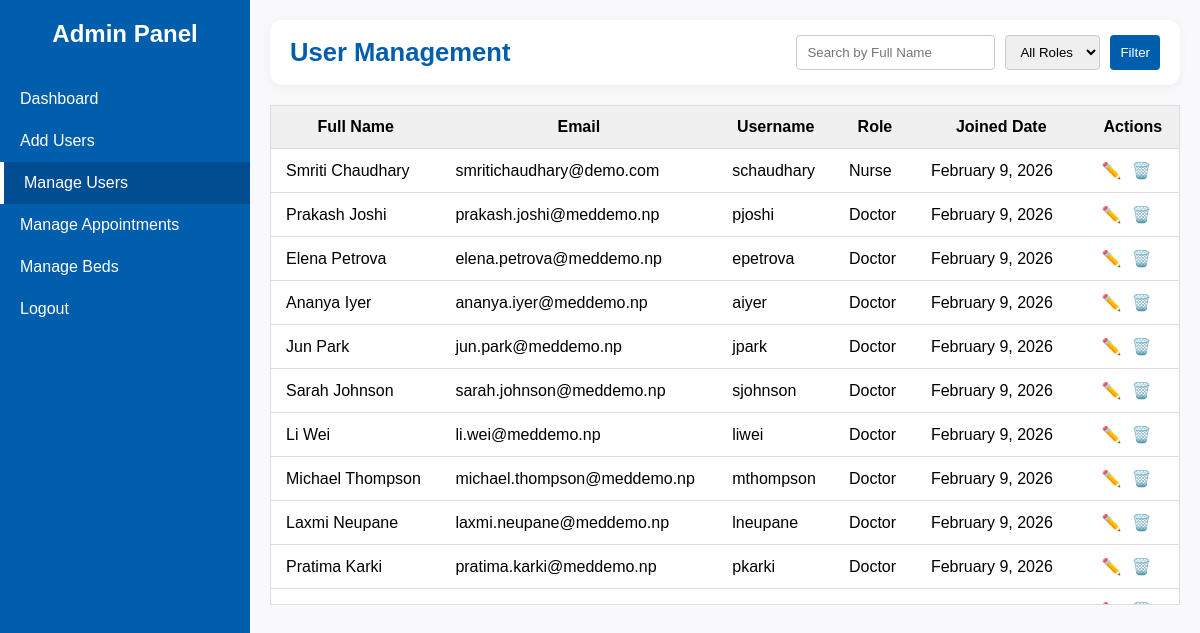
/Admin/manage_users.php (signed in), run on the app's committed database.
### tables this page shows
CREATE TABLE `users` (
  `user_id` int NOT NULL,
  `username` varchar(50) NOT NULL,
  `password` varchar(255) NOT NULL,
  `role` enum('patient','doctor','nurse','admin') NOT NULL,
  `created_at` timestamp NULL DEFAULT CURRENT_TIMESTAMP
);

### src/Admin/manage_users.php (the view, shortened to what this page needs)
<?php
include("../config/db.php");
$search = "";
$sql = "SELECT u.user_id, u.username, u.role, u.created_at,
        COALESCE(d.name, p.name, n.name, a.name) AS full_name,
        COALESCE(d.email, p.email, n.email, a.email) AS email
        FROM users u
        LEFT JOIN doctors d ON u.user_id = d.user_id
        LEFT JOIN patients p ON u.user_id = p.user_id
        LEFT JOIN nurses n ON u.user_id = n.user_id
        LEFT JOIN admins a ON u.user_id = a.user_id
        WHERE 1=1";
$sql .= " ORDER BY u.created_at DESC";
$stmt = $conn->prepare($sql);
$stmt->execute();
$result = $stmt->get_result();
?>
<!DOCTYPE html>
<html lang="en">
<head>
</head>
<body>
<div class="sidebar">
  <h2>Admin Panel</h2>
      <a href="admin_dashboard.php" >Dashboard</a>
    <a href="create_user.php">Add Users</a>
    <a href="manage_users.php" class="active">Manage Users</a>
    <a href="manage_appointments.php">Manage Appointments</a>
    <a href="manage_beds.php">Manage Beds</a>
    <a href="../auth/logout.php">Logout</a>
</div>
<div class="main">
  <div class="topbar">
    <h1>User Management</h1>
    <div class="filter-bar">
      <form method="get">
        <input type="text" name="search" placeholder="Search by Full Name" value="<?php echo htmlspecialchars($search); ?>">
        <select name="role">
          <option value="">All Roles</option>
        </select>
        <button type="submit">Filter</button>
      </form>
    </div>
  </div>
  <div class="table-container">
    <table>
      <thead>
        <tr>
          <th>Full Name</th>
          <th>Email</th>
          <th>Username</th>
          <th>Role</th>
          <th>Joined Date</th>
          <th>Actions</th>
        </tr>
      </thead>
      <tbody>
        <?php
        if ($result && $result->num_rows > 0) {
            while ($row = $result->fetch_assoc()) {
                echo "<tr>";
                echo "<td>" . htmlspecialchars($row['full_name'] ?? '-') . "</td>";
                echo "<td>" . htmlspecialchars($row['email'] ?? '-') . "</td>";
                echo "<td>" . htmlspecialchars($row['username']) . "</td>";
                echo "<td>" . htmlspecialchars(ucfirst($row['role'])) . "</td>";
                echo "<td>" . date("F j, Y", strtotime($row['created_at'])) . "</td>";
                echo "<td class='actions'>";
                echo "<a href='edit_user.php?id=" . $row['user_id'] . "'>✏️</a>";
                echo "<a href='javascript:void(0);' onclick='confirmDelete(" . $row['user_id'] . ")' class='delete'>🗑️</a>";
                echo "</td>";
                echo "</tr>";
            }
        } else {
            echo "<tr><td colspan='6'>No users found.</td></tr>";
        }
        ?>
      </tbody>
    </table>
  </div>
</div>
</body>
</html>

### src/Admin/manage_users.php (style rules this page uses)
* { margin: 0; padding: 0; box-sizing: border-box; font-family: Arial, sans-serif; }
body { display: flex; height: 100vh; background: #f9f9fb; }
.sidebar { width: 250px; background: #015eac; color: #fff; padding: 20px 0; }
.sidebar h2 { text-align: center; margin-bottom: 30px; }
.sidebar a { display: block; padding: 12px 20px; color: #fff; text-decoration: none; }
.sidebar a:hover, .sidebar a.active { background: #004d91; border-left: 4px solid #fff; }
.main { flex: 1; padding: 20px; overflow-y: auto; }
.topbar { background: #fff; padding: 15px 20px; margin-bottom: 20px; border-radius: 12px; display: flex; justify-content: space-between; align-items: center; box-shadow: 0 2px 10px rgba(0,0,0,0.05); }
.topbar h1 { color: #015eac; font-size: 1.6rem; }
.filter-bar form { display: flex; gap: 10px; }
.filter-bar input, .filter-bar select, .filter-bar button { padding: 8px 10px; border: 1px solid #ccc; border-radius: 4px; }
.filter-bar button { background: #015eac; color: #fff; border: none; cursor: pointer; }
.table-container { max-height: 500px; overflow-y: auto; border: 1px solid #ddd; }
table { border-collapse: collapse; width: 100%; background: #fff; }
th, td { padding: 12px 15px; border-bottom: 1px solid #ddd; }
thead th { background: #f0f0f0; position: sticky; top: 0; }
.actions a { margin-right: 10px; text-decoration: none; color: #015eac; }
.actions a.delete { color: #f31026; }

### data on the page
users: full_name "Smriti Chaudhary", email "smritichaudhary@demo.com", username "schaudhary", role "Nurse", created_at "February 9, 2026"
users: full_name "Prakash Joshi", email "prakash.joshi@meddemo.np", username "pjoshi", role "Doctor", created_at "February 9, 2026"
users: full_name "Elena Petrova", email "elena.petrova@meddemo.np", username "epetrova", role "Doctor", created_at "February 9, 2026"
users: full_name "Ananya Iyer", email "ananya.iyer@meddemo.np", username "aiyer", role "Doctor", created_at "February 9, 2026"
users: full_name "Jun Park", email "jun.park@meddemo.np", username "jpark", role "Doctor", created_at "February 9, 2026"
users: full_name "Sarah Johnson", email "sarah.johnson@meddemo.np", username "sjohnson", role "Doctor", created_at "February 9, 2026"
users: full_name "Li Wei", email "li.wei@meddemo.np", username "liwei", role "Doctor", created_at "February 9, 2026"
users: full_name "Michael Thompson", email "michael.thompson@meddemo.np", username "mthompson", role "Doctor", created_at "February 9, 2026"
users: full_name "Laxmi Neupane", email "laxmi.neupane@meddemo.np", username "lneupane", role "Doctor", created_at "February 9, 2026"
users: full_name "Pratima Karki", email "pratima.karki@meddemo.np", username "pkarki", role "Doctor", created_at "February 9, 2026"
